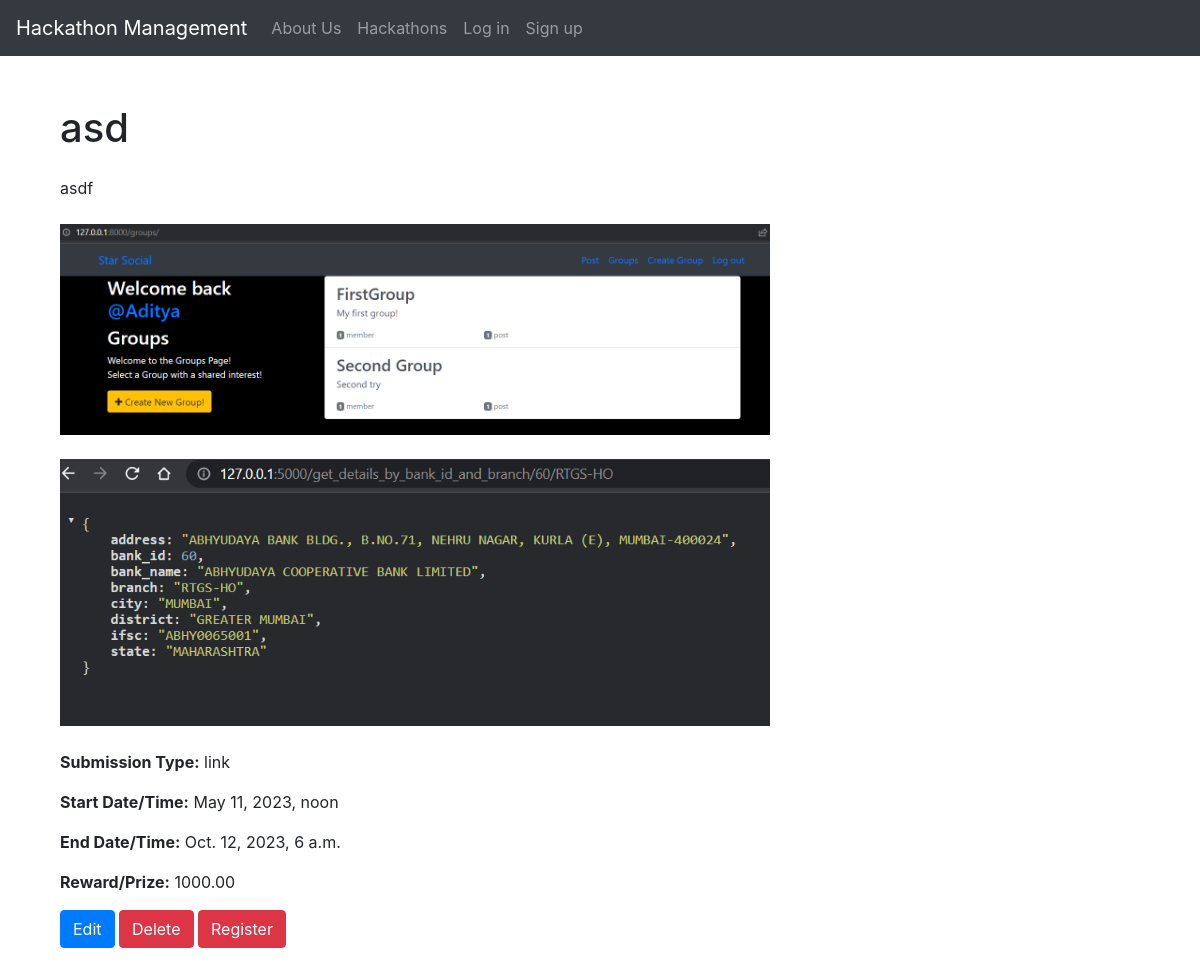
/hackathon/detail/asd, run on the app's committed database.
### hackathon/models.py (models this page shows, shortened)
class Hackathon(models.Model):
    title = models.CharField(max_length=100, unique=True)
    slug = models.SlugField(allow_unicode=True)
    description = models.TextField()
    background_image = models.ImageField(
        upload_to=f'background_image/')
    hackathon_image = models.ImageField(
        upload_to=f'hackathon_image/')
    SUBMISSION_CHOICES = [
        ('image', 'Image'),
        ('file', 'File'),
        ('link', 'Link'),
    ]
    submission_type = models.CharField(
        max_length=5, choices=SUBMISSION_CHOICES)
    start_datetime = models.DateTimeField()
    end_datetime = models.DateTimeField()
    reward_prize = models.DecimalField(max_digits=8, decimal_places=2)
    participants = models.ManyToManyField(User, through="Participant")
    class Meta:
        ordering = ["start_datetime"]

### hackathon/views.py (the view)
# urls.py: path('detail/<slug>', views.HackathonDetailView.as_view(), name="detail"),
class HackathonDetailView(DetailView):
    model = Hackathon
    template_name = 'hackathon/hackathon_detail.html'
    context_object_name = 'hackathon'

### hackathon/templates/hackathon/hackathon_detail.html
{% extends 'base.html' %} {% block content %}
<div class="container">
  <div class="row">
    <div class="col-lg-8">
      <h1 class="mb-4">{{ hackathon.title }}</h1>
      <p class="mb-4">{{ hackathon.description }}</p>
      {% if hackathon.background_image %}
      <img src="{{ hackathon.background_image.url }}" class="img-fluid mb-4" />
      {% endif %} {% if hackathon.hackathon_image %}
      <img src="{{ hackathon.hackathon_image.url }}" class="img-fluid mb-4" />
      {% endif %}
      <p><strong>Submission Type:</strong> {{ hackathon.submission_type }}</p>
      <p><strong>Start Date/Time:</strong> {{ hackathon.start_datetime }}</p>
      <p><strong>End Date/Time:</strong> {{ hackathon.end_datetime }}</p>
      <p><strong>Reward/Prize:</strong> {{ hackathon.reward_prize }}</p>
      <a href="{% url 'hackathon:update' hackathon.slug %}" class="btn btn-primary">Edit</a>
      <a href="{% url 'hackathon:delete' hackathon.slug %}" class="btn btn-danger">Delete</a>
      {% if user not in hackathon.participants.all %}
      <a href="{% url 'hackathon:register' hackathon.slug %}" class="btn btn-danger">Register</a>
      {% endif %}
    </div>
  </div>
</div>
{% endblock %}

### data on the page
Hackathon: title "asd", description "asdf", background_image (picture), hackathon_image (picture), submission_type "link", start_datetime "May 11, 2023, noon", end_datetime "Oct. 12, 2023, 6 a.m.", reward_prize "1000.00"
